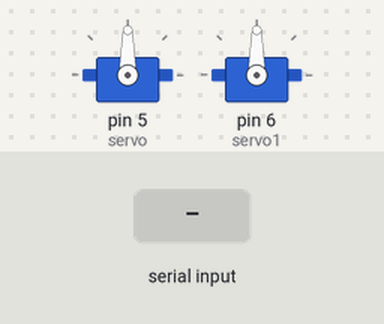
Bench run of a sketch on a simulated Arduino Uno, built with avr-gcc and run on an emulated ATmega328P. Shown: 2 × servo. Inputs (shaded band) come from the test bench.

Above: at 1.2 s.
1.3 s: "l" received over Serial
At 1.7 s:
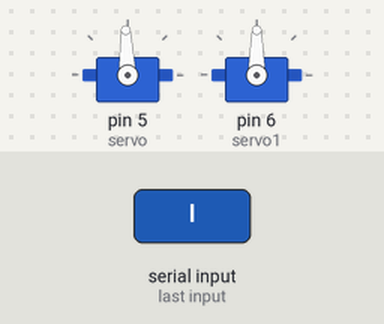
2.8 s: "d" received over Serial
At 4.0 s:
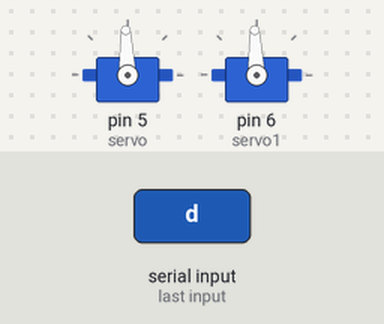
Timing chart, 0 to 5.8 s (numbered marks = the images above; inputs shaded):
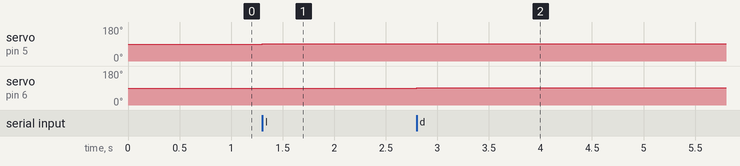

The sketch:

robot.ino
```cpp
#include <Servo.h>

Servo servo,servo1;
int servoPosition = 90;
int servoPosition1 = 90;
int incomingByte = 0;   // for incoming serial data

void setup()
{
  Serial.begin(9600); // // opens serial port, sets data rate to 9600 bps

  servo.attach(5); // attaches the servo on pin 5 to the servo object
  servo.write(servoPosition); // set the servo at the mid position
  servo1.attach(6); // attaches the servo on pin 5 to the servo object
  servo1.write(servoPosition); // set the servo at the mid position
}

void loop()
{
  if (Serial.available() > 0) {
    // read the incoming byte:
    incomingByte = Serial.read();

    switch(incomingByte)
    {
      // Rotate camera left
      case 'l':
      servoPosition+=2;

      if (servoPosition > 180)
      {
        servoPosition = 180;
      }
 servo.write(servoPosition);
      break;

      // Rotate camera right
      case 'r':
      servoPosition-=2;

      if (servoPosition < 0)
      {
        servoPosition = 0;
      }
 servo.write(servoPosition);
      break;

      // Center camera
      case 'c':
      servoPosition = 90;
      servoPosition1 = 90;
       servo.write(servoPosition);
       servo1.write(servoPosition1);
      break;


      // Servoの上下
      case 'd':
      servoPosition1+=2;

      if (servoPosition1 > 180)
      {
        servoPosition1 = 180;
      }
 servo1.write(servoPosition1);
      break;

      // 下
      case 'u':
      servoPosition1-=2;

      if (servoPosition1 < 0)
      {
        servoPosition1 = 0;
      }
 servo1.write(servoPosition1);
      break;

    }

  }
}
```

Measured:
- after the input at 1.3 s, servo on pin 5 (servo): 90° → 92° at once
- after the input at 2.8 s, servo on pin 6 (servo1): 90° → 92° at once
